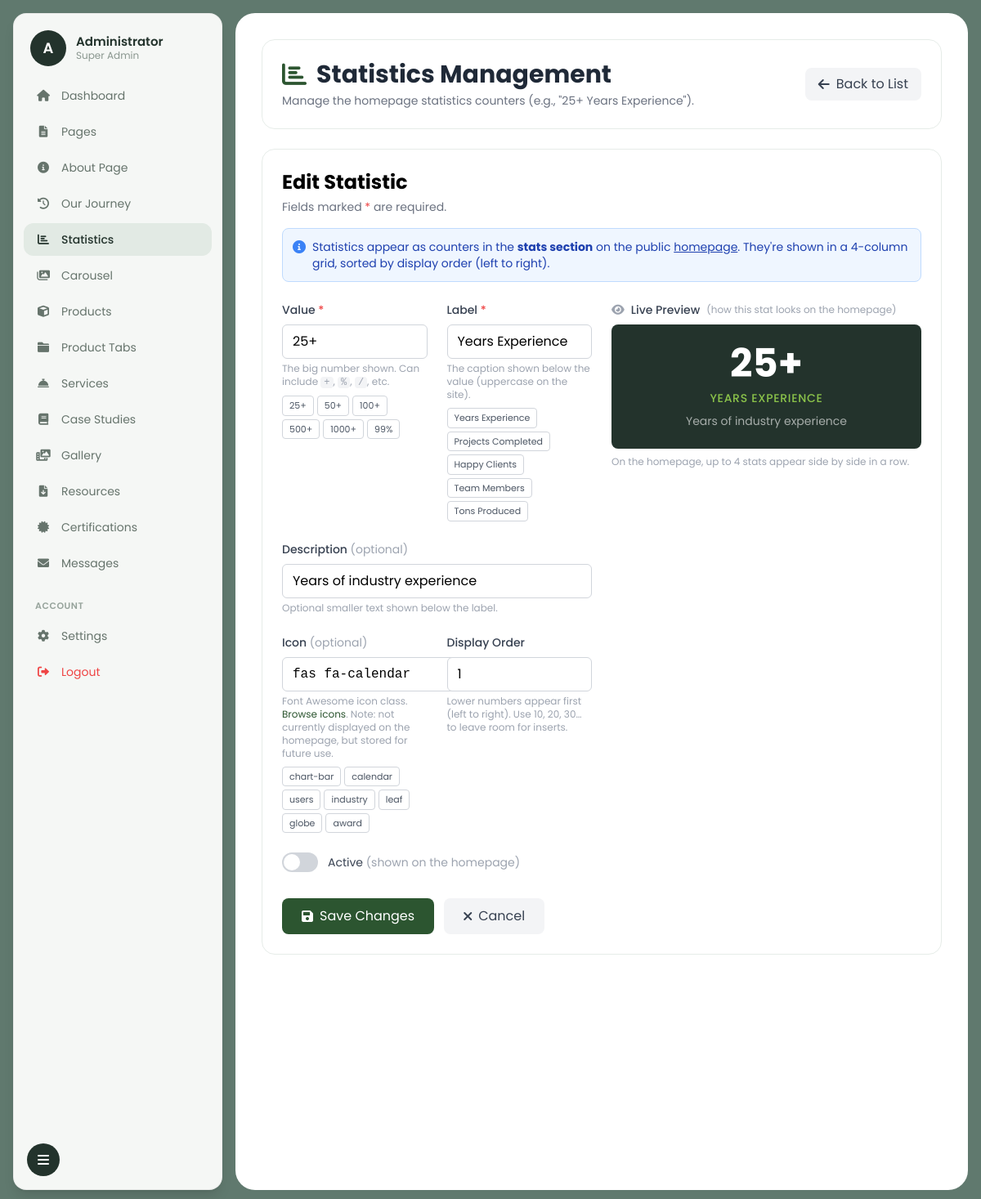
The app's page /admin/statistics.php?action=edit&id=1 (signed in) with its own data.
### tables this page shows
CREATE TABLE IF NOT EXISTS statistics (
    id INT AUTO_INCREMENT PRIMARY KEY,
    label VARCHAR(100) NOT NULL,
    value VARCHAR(50) NOT NULL,
    description VARCHAR(200),
    icon VARCHAR(100),
    display_order INT DEFAULT 0,
    is_active TINYINT(1) DEFAULT 1,
    created_at TIMESTAMP DEFAULT CURRENT_TIMESTAMP,
    updated_at TIMESTAMP DEFAULT CURRENT_TIMESTAMP ON UPDATE CURRENT_TIMESTAMP,
    updated_by INT,
    FOREIGN KEY (updated_by) REFERENCES admin_users(id) ON DELETE SET NULL,
    INDEX idx_display_order (display_order),
    INDEX idx_is_active (is_active)
);

### admin/statistics.php (the view, shortened to what the rows shown need)
<?php
require_once 'config.php';
$db = getDB();
$action = $_GET['action'] ?? 'list';
$id = $_GET['id'] ?? null;
$edit_stat = null;
if ($action === 'edit' && $id) {
    $stmt = $db->prepare("SELECT * FROM statistics WHERE id = ?");
    $stmt->bind_param("i", $id);
    $stmt->execute();
    $result = $stmt->get_result();
    $edit_stat = $result->fetch_assoc();
}
$view_url = '../index.php#stats';
?>
<!DOCTYPE html>
<html lang="en">
<head>
    <script src="https://cdn.tailwindcss.com"></script>
    <link href="https://cdnjs.cloudflare.com/ajax/libs/font-awesome/6.0.0/css/all.min.css" rel="stylesheet">
</head>
<body class="bg-gray-100">
    <?php include 'includes/sidebar.php'; ?>
    <div class="lg:ml-64 p-4 lg:p-8">
        <div class="bg-white rounded-lg shadow-md p-6 mb-6">
            <div class="flex flex-col sm:flex-row sm:justify-between sm:items-center gap-3">
                <div>
                    <h1 class="text-3xl font-bold text-gray-800 flex items-center gap-3">
                        <i class="fas fa-chart-bar text-primary"></i> Statistics Management
                    </h1>
                </div>
            </div>
        </div>
        <?php if ($action === 'add' || $action === 'edit'): ?>
            <div class="bg-white rounded-lg shadow-md p-6">
                <h2 class="text-2xl font-bold mb-1"><?php echo $action === 'add' ? 'Add New' : 'Edit'; ?> Statistic</h2>
                <p class="text-sm text-gray-500 mb-4">Fields marked <span class="text-red-500">*</span> are required.</p>
                <div class="mb-6 p-3 rounded-lg bg-blue-50 border border-blue-200 flex items-start gap-2">
                    <i class="fas fa-info-circle text-blue-500 mt-0.5"></i>
                    <p class="text-sm text-blue-800">Statistics appear as counters in the <strong>stats section</strong> on the public <a href="<?php echo $view_url; ?>" target="_blank" class="underline hover:text-blue-900">homepage</a>. They're shown in a 4-column grid, sorted by display order (left to right).</p>
                </div>
                <div class="grid grid-cols-1 lg:grid-cols-2 gap-6">
                    <div>
                        <form method="POST" action="">
                            <div class="grid grid-cols-1 sm:grid-cols-2 gap-6">
                                <div>
                                    <label class="block text-sm font-medium text-gray-700 mb-2">Value <span class="text-red-500">*</span></label>
                                    <input type="text" name="value" id="value_input" required
                                           value="<?php echo htmlspecialchars($edit_stat['value'] ?? ''); ?>"
                                           class="w-full px-3 py-2 border border-gray-300 rounded-md focus:outline-none focus:ring-primary focus:border-primary"
                                           placeholder="e.g., 25+"
                                           oninput="updatePreview()">
                                    <p class="text-xs text-gray-400 mt-1">The big number shown. Can include <code class="bg-gray-100 px-1 rounded">+</code>, <code class="bg-gray-100 px-1 rounded">%</code>, <code class="bg-gray-100 px-1 rounded">/</code>, etc.</p>
                                    <div class="mt-2 flex flex-wrap gap-1">
                                        <button type="button" class="quick-pick" onclick="setVal('25+')">25+</button>
                                        <button type="button" class="quick-pick" onclick="setVal('50+')">50+</button>
                                        <button type="button" class="quick-pick" onclick="setVal('100+')">100+</button>
                                        <button type="button" class="quick-pick" onclick="setVal('500+')">500+</button>
                                        <button type="button" class="quick-pick" onclick="setVal('1000+')">1000+</button>
                                        <button type="button" class="quick-pick" onclick="setVal('99%')">99%</button>
                                    </div>
                                </div>
                                <div>
                                    <label class="block text-sm font-medium text-gray-700 mb-2">Label <span class="text-red-500">*</span></label>
                                    <input type="text" name="label" id="label_input" required
                                           value="<?php echo htmlspecialchars($edit_stat['label'] ?? ''); ?>"
                                           class="w-full px-3 py-2 border border-gray-300 rounded-md focus:outline-none focus:ring-primary focus:border-primary"
                                           placeholder="e.g., Years Experience"
                                           oninput="updatePreview()">
                                    <p class="text-xs text-gray-400 mt-1">The caption shown below the value (uppercase on the site).</p>
                                    <div class="mt-2 flex flex-wrap gap-1">
                                        <button type="button" class="quick-pick" onclick="setLabel('Years Experience')">Years Experience</button>
                                        <button type="button" class="quick-pick" onclick="setLabel('Projects Completed')">Projects Completed</button>
                                        <button type="button" class="quick-pick" onclick="setLabel('Happy Clients')">Happy Clients</button>
                                        <button type="button" class="quick-pick" onclick="setLabel('Team Members')">Team Members</button>
                                        <button type="button" class="quick-pick" onclick="setLabel('Tons Produced')">Tons Produced</button>
                                    </div>
                                </div>
                                <div class="sm:col-span-2">
                                    <label class="block text-sm font-medium text-gray-700 mb-2">Description <span class="text-gray-400 font-normal">(optional)</span></label>
                                    <input type="text" name="description" id="desc_input"
                                           value="<?php echo htmlspecialchars($edit_stat['description'] ?? ''); ?>"
                                           class="w-full px-3 py-2 border border-gray-300 rounded-md focus:outline-none focus:ring-primary focus:border-primary"
                                           placeholder="e.g., Years of industry experience"
                                           oninput="updatePreview()">
                                    <p class="text-xs text-gray-400 mt-1">Optional smaller text shown below the label.</p>
                                </div>
                                <div>
                                    <label class="block text-sm font-medium text-gray-700 mb-2">Icon <span class="text-gray-400 font-normal">(optional)</span></label>
                                    <div class="flex items-center gap-3">
                                        <input type="text" name="icon" id="icon_input"
                                               value="<?php echo htmlspecialchars($edit_stat['icon'] ?? ''); ?>"
                                               class="flex-1 px-3 py-2 border border-gray-300 rounded-md focus:outline-none focus:ring-primary focus:border-primary font-mono"
                                               placeholder="fas fa-chart-bar"
                                               oninput="updateIconPreview(this.value)">
                                        <div id="icon_preview" class="flex items-center justify-center w-10 h-10 border border-gray-300 rounded-lg bg-gray-50 text-lg text-primary">
                                        </div>
                                    </div>
                                    <p class="text-xs text-gray-400 mt-1">Font Awesome icon class. <a href="https://fontawesome.com/v6/search?o=r&m=free" target="_blank" class="text-primary hover:underline">Browse icons</a>. Note: not currently displayed on the homepage, but stored for future use.</p>
                                    <div class="mt-2 flex flex-wrap gap-1">
                                        <button type="button" class="quick-pick" onclick="setIcon('fas fa-chart-bar')">chart-bar</button>
                                        <button type="button" class="quick-pick" onclick="setIcon('fas fa-calendar')">calendar</button>
                                        <button type="button" class="quick-pick" onclick="setIcon('fas fa-users')">users</button>
                                        <button type="button" class="quick-pick" onclick="setIcon('fas fa-industry')">industry</button>
                                        <button type="button" class="quick-pick" onclick="setIcon('fas fa-leaf')">leaf</button>
                                        <button type="button" class="quick-pick" onclick="setIcon('fas fa-globe')">globe</button>
                                        <button type="button" class="quick-pick" onclick="setIcon('fas fa-award')">award</button>
                                    </div>
                                </div>
                                <div>
                                    <label class="block text-sm font-medium text-gray-700 mb-2">Display Order</label>
                                    <input type="number" name="display_order" min="0"
                                           value="<?php echo htmlspecialchars($edit_stat['display_order'] ?? 0); ?>"
                                           class="w-full px-3 py-2 border border-gray-300 rounded-md focus:outline-none focus:ring-primary focus:border-primary">
                                    <p class="text-xs text-gray-400 mt-1">Lower numbers appear first (left to right). Use 10, 20, 30… to leave room for inserts.</p>
                                </div>
                            </div>
                            <div class="mt-6">
                                <label class="flex items-center cursor-pointer">
                                    <span class="relative inline-flex items-center">
                                        <span class="w-11 h-6 bg-gray-300 peer-checked:bg-primary rounded-full transition-colors"></span>
                                        <span class="absolute left-0.5 top-0.5 w-5 h-5 bg-white rounded-full transition-transform peer-checked:translate-x-5"></span>
                                    </span>
                                    <span class="ml-3 text-sm text-gray-700">Active <span class="text-gray-400">(shown on the homepage)</span></span>
                                </label>
                            </div>
                            <div class="mt-8 flex flex-col sm:flex-row gap-3">
                                <button type="submit" class="bg-primary text-white px-6 py-2.5 rounded-lg hover:bg-secondary transition-colors inline-flex items-center justify-center">
                                    <i class="fas fa-save mr-2"></i><?php echo $action === 'add' ? 'Add Statistic' : 'Save Changes'; ?>
                                </button>
                                <a href="statistics.php" class="bg-gray-100 hover:bg-gray-200 text-gray-700 px-6 py-2.5 rounded-lg transition-colors inline-flex items-center justify-center">
                                    <i class="fas fa-times mr-2"></i>Cancel
                                </a>
                            </div>
                        </form>
                    </div>
                    <div>
                        <p class="text-sm font-medium text-gray-700 mb-2 flex items-center gap-2">
                            <i class="fas fa-eye text-gray-400"></i> Live Preview
                            <span class="text-xs text-gray-400 font-normal">(how this stat looks on the homepage)</span>
                        </p>
                        <div class="rounded-lg p-6 bg-[#23332c] text-white">
                            <div class="grid grid-cols-1 gap-4">
                                <div class="text-center">
                                    <div class="stat-value text-4xl lg:text-5xl font-bold mb-2" id="preview_value"><?php echo htmlspecialchars($edit_stat['value'] ?? '25+'); ?></div>
                                    <div class="text-sm font-medium uppercase tracking-wider text-[#8bc34a]" id="preview_label"><?php echo htmlspecialchars($edit_stat['label'] ?? 'Years Experience'); ?></div>
                                    <div class="text-sm text-white/60 mt-2 <?php echo empty($edit_stat['description'] ?? '') ? 'hidden' : ''; ?>" id="preview_desc_wrap">
                                        <span id="preview_desc"><?php echo htmlspecialchars($edit_stat['description'] ?? ''); ?></span>
                                    </div>
                                </div>
                            </div>
                        </div>
                        <p class="text-xs text-gray-400 mt-2">On the homepage, up to 4 stats appear side by side in a row.</p>
                    </div>
                </div>
            </div>
        <?php endif; ?>
    </div>
</body>
</html>

### admin/includes/sidebar.php (shortened to what the rows shown need)
<?php
$current_user = getCurrentUser();
$display_name = $current_user['full_name'] ?: $current_user['username'];
$avatar_initial = strtoupper(substr($display_name, 0, 1));
$role_label = ucwords(str_replace('_', ' ', $current_user['role'] ?? 'Admin'));
?>
<aside id="sidebar" class="fixed top-0 bottom-0 left-0 lg:top-4 lg:bottom-4 lg:left-4 z-40 w-64 transition-all duration-300 -translate-x-full lg:translate-x-0 bg-[#f5f7f5] text-[#45524b] lg:rounded-2xl lg:shadow-lg lg:border lg:border-black/5 flex flex-col">
    <div class="sidebar-header flex items-center gap-3 px-5 pt-5 pb-4 flex-shrink-0">
        <div class="w-11 h-11 rounded-full bg-[#23332c] text-white flex items-center justify-center font-semibold text-lg flex-shrink-0">
            <?php echo htmlspecialchars($avatar_initial); ?>
        </div>
        <div class="sidebar-label min-w-0 flex-1">
            <p class="font-semibold text-[15px] text-[#23332c] leading-tight truncate"><?php echo htmlspecialchars($display_name); ?></p>
            <p class="text-xs text-[#8a978f] truncate"><?php echo htmlspecialchars($role_label); ?></p>
        </div>
    </div>
</aside>

### records on screen
statistics: value "25+", label "Years Experience", description "Years of industry experience", icon "fas fa-calendar", display_order "1", label "YEARS EXPERIENCE"

### other values on screen
$avatar_initial "A"
$display_name "Administrator"
$role_label "Super Admin"
$item[2] "Dashboard"
$item[2] "Pages"
$item[2] "About Page"
$item[2] "Our Journey"
$item[2] "Statistics"
$item[2] "Carousel"
$item[2] "Products"
$item[2] "Product Tabs"
$item[2] "Services"
$item[2] "Case Studies"
$item[2] "Gallery"
$item[2] "Resources"
